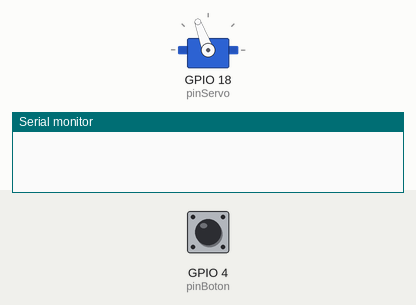
A sketch run on a simulated ESP32. Shown: servo, the last lines printed to the serial monitor. The test bench sets the inputs (shaded band); at power-on: GPIO 4 (pinBoton) HIGH.

Above: at 1.2 s.
1.3 s: GPIO 4 (pinBoton) pulled LOW for 0.15 s
At 1.7 s:
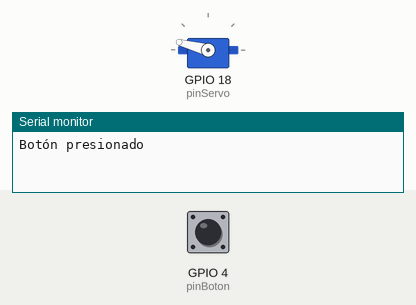
2.9 s: GPIO 4 (pinBoton) pulled LOW for 1 s
At 4.1 s:
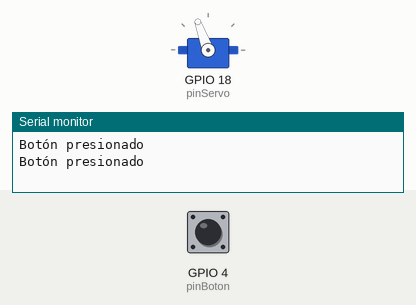
5.4 s: GPIO 4 (pinBoton) pulled LOW for 3.2 s
At 6.0 s:
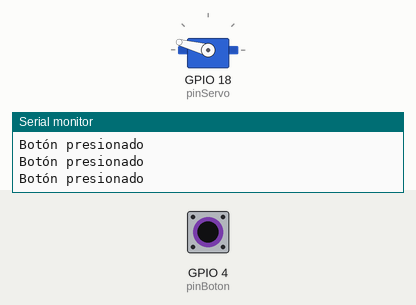
Timing chart, 0 to 8.4 s (numbered marks = the images above; inputs shaded):
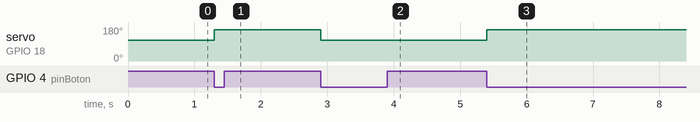

The sketch:

codigo_garra.ino
```cpp
#include <ESP32Servo.h>

Servo miServo;

// Pines
const int pinServo = 18;
const int pinBoton = 4;

// Variables
bool estadoBoton = HIGH;
bool ultimoEstado = HIGH;
bool posicion = false;

void setup() {
  Serial.begin(115200);

  // Configurar servo
  miServo.setPeriodHertz(50);
  miServo.attach(pinServo, 500, 2400);
  miServo.write(110);

  // Configurar botón
  pinMode(pinBoton, INPUT_PULLUP);
}

void loop() {
  estadoBoton = digitalRead(pinBoton);

  // Detectar pulsación
  if (ultimoEstado == HIGH && estadoBoton == LOW) {
    Serial.println("Botón presionado");

    posicion = !posicion;

    if (posicion) {
      miServo.write(165);
    } else {
      miServo.write(110);
    }

    delay(300); // anti-rebote
  }

  // ESTA LÍNEA DEBE ESTAR DENTRO DEL LOOP
  ultimoEstado = estadoBoton;
}
```

Measured:
- after the input at 1.3 s, servo on GPIO 18 (pinServo): 110° → 165° at once
- after the input at 2.9 s, servo on GPIO 18 (pinServo): 165° → 110° at once
- after the input at 5.4 s, servo on GPIO 18 (pinServo): 110° → 165° at once
